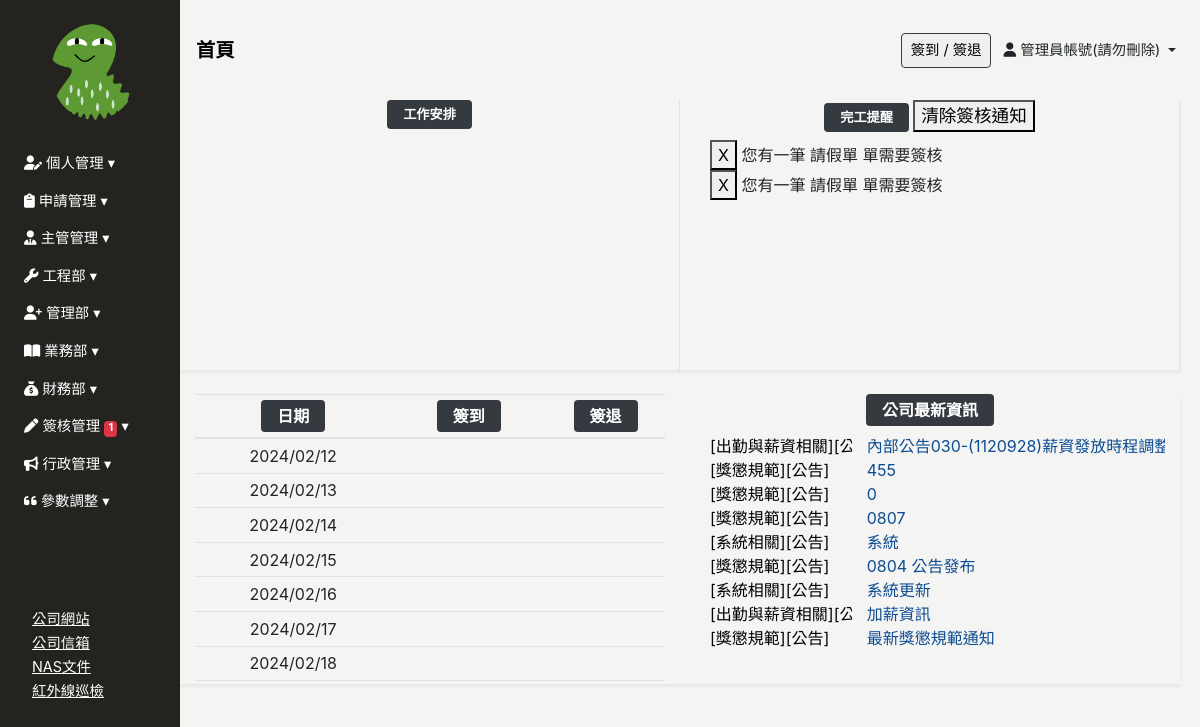
Before: / (signed in) with the older database file.
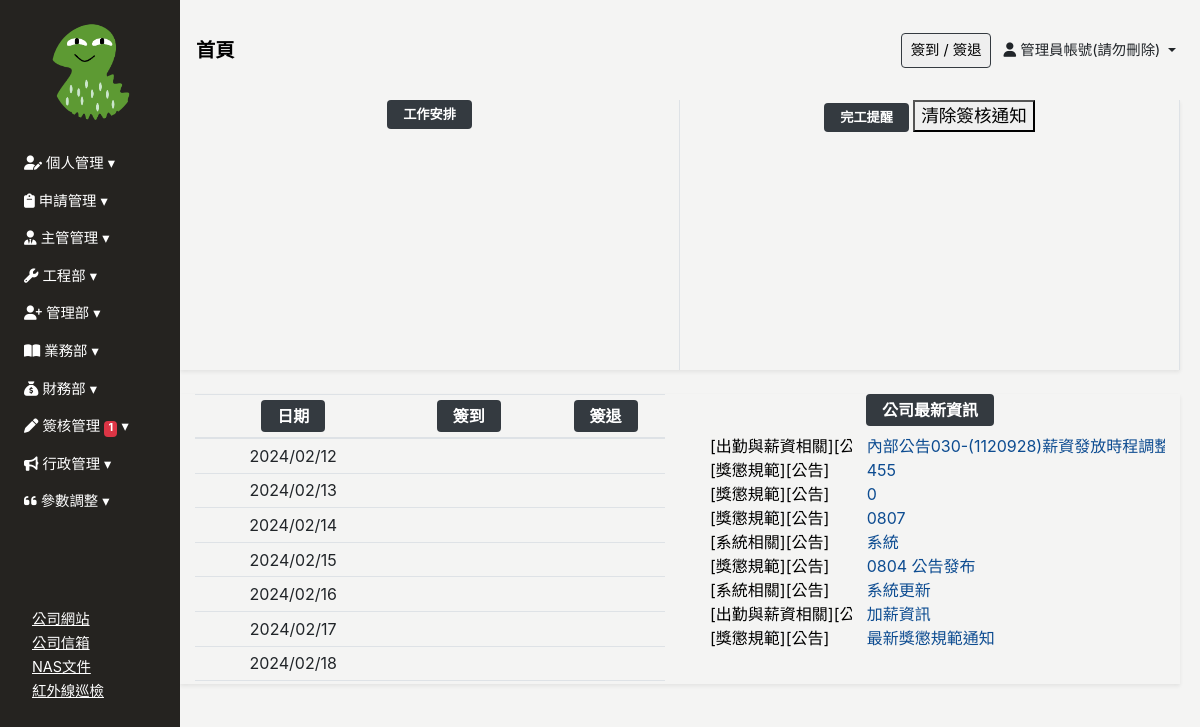
After: the same page with the newer database file.
### Backend/models.py (models this page shows, shortened)
class SysMessage(models.Model):
    Target_user = models.ForeignKey("Employee", related_name="sys_messages", on_delete=models.SET_NULL, null=True, blank=True, verbose_name='顯示對象')
    content = models.TextField(verbose_name='內容')
    watch = models.BooleanField(default=False,verbose_name='已看過')
    class Meta:
        verbose_name = '系統消息'
        verbose_name_plural = verbose_name

### Frontend/views.py (the view, shortened to what this page needs)
# urls.py: path('', views.Index.as_view(), name="index"),
class Index(View):
    def get(self,request):
        if not isinstance(request.user, AnonymousUser):
            news = News.objects.all().order_by("-id")
            employeeid = request.user.employee
            clock_inout = get_weekly_clock_data(employeeid)
            related_projects = Project_Job_Assign.objects.filter(lead_employee__in=[employeeid])|Project_Job_Assign.objects.filter(    work_employee__in=[employeeid]        )
            related_projects = related_projects.distinct()
            employee_assign_ids = Project_Job_Assign.get_assignments()
            project_employee_assign = Project_Employee_Assign.objects.filter(project_job_assign__work_employee=employeeid)|Project_Employee_Assign.objects.filter(project_job_assign__lead_employee=employeeid).exclude(Q(completion_date__isnull=True))
            grouped_projects = {}
            sorted_grouped_projects = dict(sorted(grouped_projects.items()))
            work_list= Clock.get_hour_for_month(employeeid,date.today().year,date.today().month)
            get_sys_messages = SysMessage.objects.filter(Target_user=request.user.employee,watch=False)
            sys_messages_data = []
            for msg in get_sys_messages:
                    sys_messages_data.append({
                        'id': msg.id,
                        'content': msg.content,
                    })
            context = {
                'clock_inout':clock_inout,
                'news':news,
                'work_list':work_list,
                "grouped_projects":sorted_grouped_projects,
                "employee_assign_ids":employee_assign_ids,
                "project_employee_assign_list": project_employee_assign,
                "sys_messages": sys_messages_data,
            }
            return render(request, 'index/index-login.html', context)
        else:
            return render(request, 'index/index-unlogin.html')

### Backend/context_processors.py (called while the page is built)
def pass_test_func(request):
    pass_test_func = settings.PASS_TEST_FUNC
    return {"pass_test_func":pass_test_func}

def sys_messages(request):
    if  isinstance(request.user, AnonymousUser):
        return {'sys_messages': {}}
    if hasattr( request.user,"employee")==False:
        return {'sys_messages': {}}
    get_sys_messages = SysMessage.objects.filter(Target_user=request.user.employee,watch=False)
    bottom_position = 20  # 初始底部位置
    sys_messages_data = []
    for msg in get_sys_messages:
        sys_messages_data.append({
            'id': msg.id,
            'content': msg.content,
            'bottom': bottom_position
        })
        bottom_position += 70
    return {'sys_messages': sys_messages_data}

def client_list(request):
    clients = Client.objects.all()
    return {'clients': clients}

### Backend/models.py (called while the page is built)
    @property
    def get_created_by(self):
        get_foreignkey = self.get_foreignkey()
        if get_foreignkey:
            return get_foreignkey.created_by
        return None

    def get_show_id(self):
        return f"工派-{str(self.id).zfill(5)}"

    def attachment_url(self):
        file = self.attachment
        if file:
            return file.url
        return ""

### Frontend/templates/index/index-login.html (shortened to what the changed rows need)
{% extends 'base/base_dashboard.html' %}
{% block import %}
{% load static%}
{% endblock %}
{% load custom_tags %}
{% block main %}
<div class="main">
    <div class="container-fluid shadow-sm">
        <div class="row text-center">
            <div class="col-6 border-right">
                <div class="completed container" style="overflow: scroll;height: 230px;">
                    {% for sys_message in sys_messages %}
                        <div class="row sys-message" data-message-id="{{ sys_message.id }}">
                            <div class="col-12 text-left">
                                <button class="sys-close-button">X</button>
                                <span id="sys-message-content">{{ sys_message.content }}</span>
                            </div>
                        </div>
                    {% endfor %}
                </div>
            </div>
        </div>
    </div>
    <div class="container-fluid shadow-sm mt-4">
        <div class="row" style="min-height: 200px;">
            <div class="col-12 col-md-6 text-center" style="overflow: scroll;height: 290px;">
                <table class="table table-sm table-hover">
                    <thead>
                        <tr class="text-nowrap">
                            <th>
                                <span class="badge badge-dark px-3 py-2" style="font-size: 1rem;">日期</span>
                            </th>
                            <th>
                                <span class="badge badge-dark px-3 py-2" style="font-size: 1rem;">簽到</span>
                            </th>
                            <th>
                                <span class="badge badge-dark px-3 py-2" style="font-size: 1rem;">簽退</span>
                            </th>
                        </tr>
                    </thead>
                </table>
            </div>
        </div>
    </div>
</div>
{% endblock %}

Changed rows visible on the page:
removed SysMessage: content "您有一筆 請假單 單需要簽核"
removed SysMessage: content "您有一筆 請假單 單需要簽核"
Other visible differences:
list line gone: "X"
